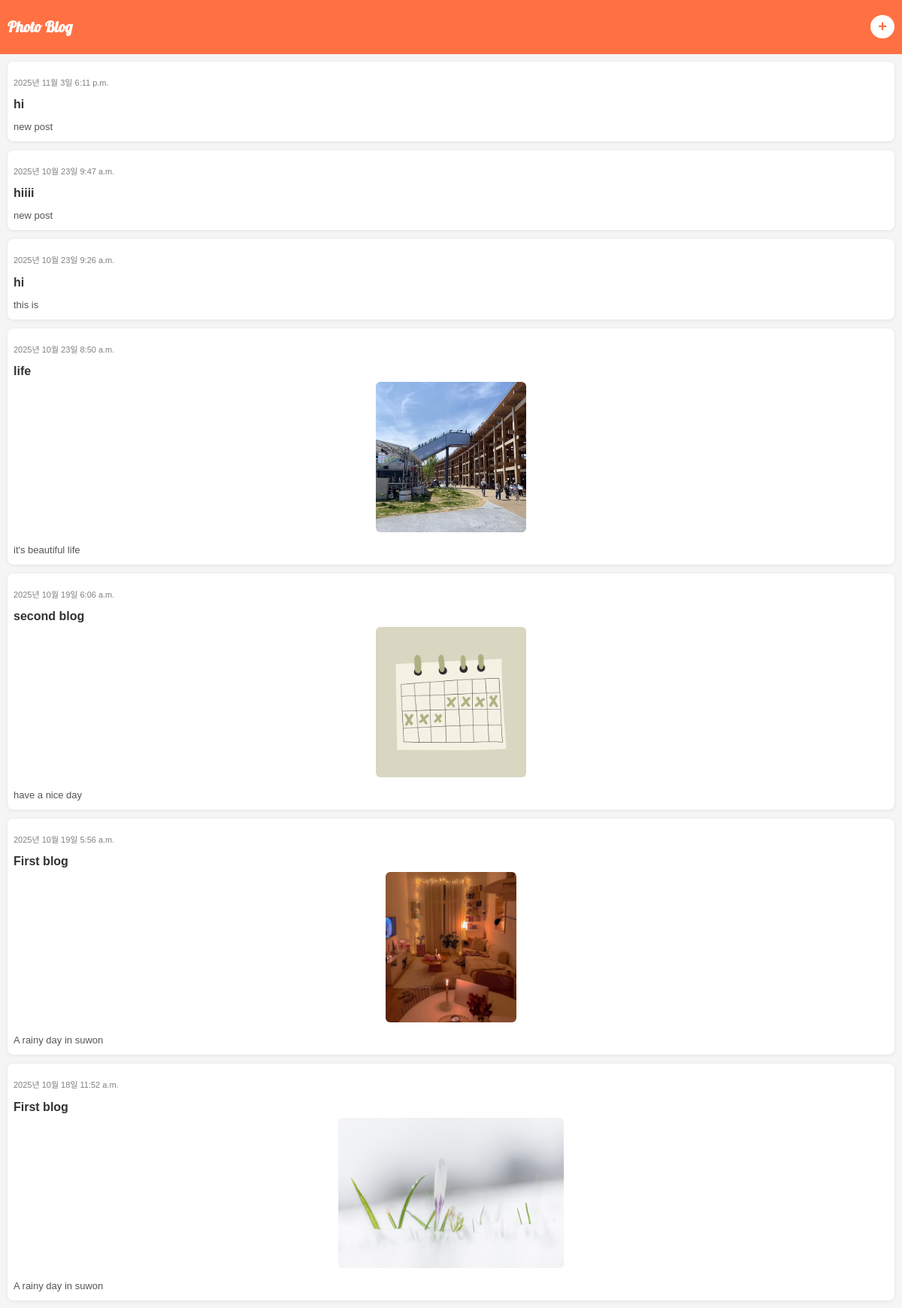
The page / on the database its author committed.
### posts/models.py (models this page shows, shortened)
class Post(models.Model):
    title = models.CharField(max_length=100)
    content = models.TextField(blank=True)
    image = models.ImageField(upload_to='post_images/', blank=True, null=True)  # ✅ FIXED
    created_at = models.DateTimeField(auto_now_add=True)

### posts/views.py (the view)
# urls.py: path('', post_list, name='post_list'),
def post_list(request):
    posts = Post.objects.all().order_by('-created_at')
    return render(request, 'posts/index.html', {'posts': posts})

### posts/templates/posts/index.html (shortened to what this page needs)
<!DOCTYPE html>
<html lang="ko">
<head>
  {% load static %}
  <link rel="stylesheet" href="{% static 'posts/style.css' %}">
</head>
<body>
  <header class="header">
    <h1 class="logo">Photo Blog</h1>
    <a href="{% url 'add_post' %}" class="add-btn" title="Add new post">+</a>
  </header>
  <main class="post-list">
    {% for post in posts %}
      <div class="post-item">
        <p class="date">{{ post.created_at|date:"Y년 n월 j일 g:i a" }}</p>
        <h2 class="title">{{ post.title }}</h2>
        {% if post.image %}
          <div class="image-container">
            <img src="{{ post.image.url }}" alt="{{ post.title }}" class="post-image">
          </div>
        {% endif %}
        {% if post.content %}
          <p class="content">{{ post.content|linebreaksbr }}</p>
        {% endif %}
      </div>
    {% empty %}
      <p class="no-posts">아직 게시물이 없습니다.</p>
    {% endfor %}
  </main>
</body>
</html>

### posts/static/posts/style.css (style rules this page uses)
body { font-family: 'Noto Sans KR', sans-serif; margin: 0; background-color: #f5f5f5; font-size: 14px; }
.header { background-color: #ff7043; color: white; padding: 10px; display: flex; justify-content: space-between; align-items: center; }
.logo { font-family: 'Lobster', cursive; font-size: 20px; }
.add-btn { background: white; color: #ff7043; text-decoration: none; font-size: 20px; font-weight: bold; padding: 4px 10px; border-radius: 50%; transition: 0.2s; }
.post-list { padding: 10px; display: grid; gap: 12px; }
.post-item { background: white; padding: 8px; border-radius: 8px; box-shadow: 0 1px 5px rgba(0,0,0,0.08); }
.image-container { text-align: center; margin: 5px 0; }
.post-image { max-width: 100%; max-height: 200px; object-fit: cover; border-radius: 6px; }
.date { font-size: 11px; color: gray; margin-bottom: 4px; }
.title { font-size: 16px; color: #333; margin-bottom: 4px; }
.content { font-size: 13px; color: #555; margin-bottom: 4px; }

### rows shown on the page
Post: created_at "2025년 11월 3일 6:11 p.m.", title "hi", content "new post"
Post: created_at "2025년 10월 23일 9:47 a.m.", title "hiiii", content "new post"
Post: created_at "2025년 10월 23일 9:26 a.m.", title "hi", content "this is"
Post: created_at "2025년 10월 23일 8:50 a.m.", title "life", image (picture), content "it's beautiful life"
Post: created_at "2025년 10월 19일 6:06 a.m.", title "second blog", image (picture), content "have a nice day"
Post: created_at "2025년 10월 19일 5:56 a.m.", title "First blog", image (picture), content "A rainy day in suwon"
Post: created_at "2025년 10월 18일 11:52 a.m.", title "First blog", image (picture), content "A rainy day in suwon"
